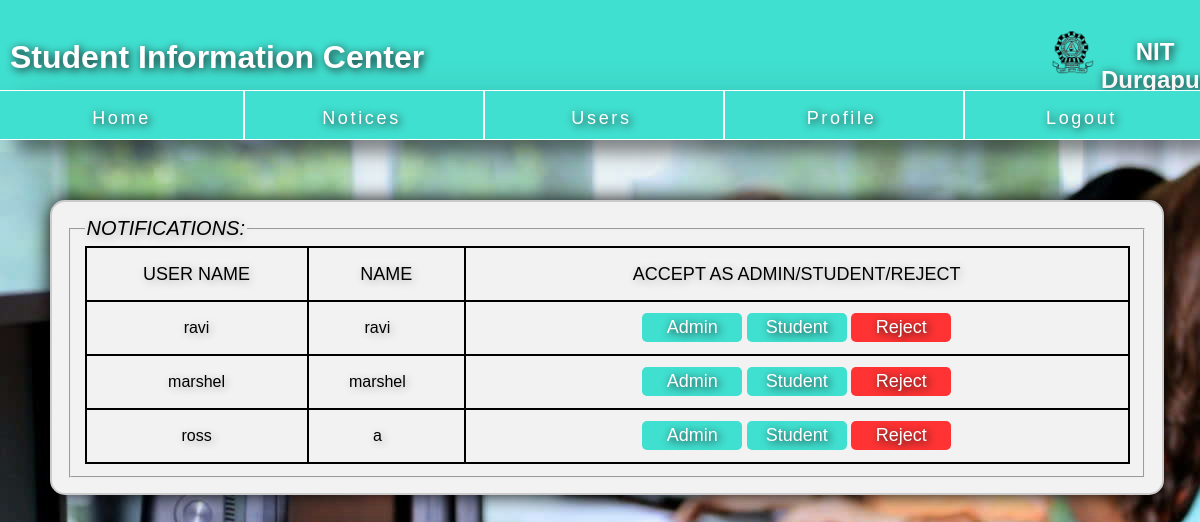
/notif.php (signed in), run on the app's committed database.
### tables this page shows
CREATE TABLE `streg_personal_data` (
  `firstname` text NOT NULL,
  `middlename` text NOT NULL,
  `lastname` text NOT NULL,
  `fathers_fname` text NOT NULL,
  `fathers_mname` text NOT NULL,
  `fathers_lname` text NOT NULL,
  `nationality` text NOT NULL,
  `email` varchar(255) NOT NULL,
  `mob_num` bigint(10) NOT NULL,
  `gender` text NOT NULL,
  `dob` date NOT NULL,
  `hobbies` text NOT NULL,
  `boardX` text NOT NULL,
  `schoolX` text NOT NULL,
  `placeX` text NOT NULL,
  `percentX` float NOT NULL,
  `yearX` int(4) NOT NULL,
  `boardXII` text NOT NULL,
  `schoolXII` text NOT NULL,
  `placeXII` text NOT NULL,
  `percentXII` float NOT NULL,
  `yearXII` int(4) NOT NULL,
  `degree` text NOT NULL,
  `dept` text NOT NULL,
  `sem` varchar(20) NOT NULL,
  `reg_no` int(11) NOT NULL,
  `roll` int(11) NOT NULL,
  `cgpa` float NOT NULL,
  `flatno` varchar(100) NOT NULL,
  `street` varchar(100) NOT NULL,
  `city` text NOT NULL,
  `state` text NOT NULL,
  `pincode` int(11) NOT NULL,
  `country` text NOT NULL,
  `flatno_perm` varchar(100) NOT NULL,
  `street_perm` varchar(100) NOT NULL,
  `city_perm` text NOT NULL,
  `state_perm` text NOT NULL,
  `pincode_perm` int(11) NOT NULL,
  `country_perm` text NOT NULL,
  `user_name` text NOT NULL,
  `pass_word` varchar(8) NOT NULL,
  `sec_q` int(11) NOT NULL,
  `sec_a` text NOT NULL,
  `role` text NOT NULL
);

### notif.php (the view, shortened to what this page needs)
<?php
   include('session.php');
    $sql=  mysqli_query($db, "select * from streg_personal_data where role='pending'");
?>
<html>
   <head>
	<link rel="stylesheet" href="style5.css" type="text/css">
</head>
<body>
		<header>
        <div id="start">
            <img src="images/nitlogo.png">
            <h2>NIT Durgapur</h2>
		      <h1>Student Information Center</h1>
        </div>
        </header>
    	<nav>
        	<ul>
            	<li><a href="welcome_admin.php"> <br>Home</a></li>
                <li><a href="notif.php"><br>Notices</a></li>
                <li><a href="user_list.php"><br>Users</a></li>
                <li><a href="showdata_admin.php"><br>Profile</a></li>
                <li><a href="logout.php"><br>Logout</a></li>
         	</ul>
    	</nav>
    	<div class="main" style="margin-top:200px;font-size:18px;">
    	<fieldset>
        <legend>NOTIFICATIONS:</legend>
        <table style="border: 1px solid black; border-collapse: collapse; text-align:center;line-height: 50px;border-spacing: 50px 20px; padding: 200px; width: 100%;">
        <tr>
        <td style="border: 2px solid black; font-size:18px;">USER NAME</td>
        <td style="border: 2px solid black;font-size:18px;">NAME</td>
        <td style="border: 2px solid black;font-size:18px;">ACCEPT AS ADMIN/STUDENT/REJECT</td>
        </tr>
    	<?php
             while($row=  mysqli_fetch_array($sql)){
         ?>
         <span id="requests">
        <tr>
            <td style="border: 2px solid black;"><?php echo $row['user_name'];?></td>
            <td style="border: 2px solid black;"><?php echo $row['firstname']; ?>&nbsp&nbsp<?php echo $row['middlename']; ?>&nbsp&nbsp<?php echo $row['lastname']; ?></td>
            <td style="border: 2px solid black;">
                <button class="button_new" type="submit" id="admin"
                onclick="location.href='update_admin.php?varname=<?php echo $row['user_name'] ?>';display();">Admin</button>
                <button class="button_new" type="submit"
                onclick="location.href='update_student.php?varname=<?php echo $row['user_name'] ?>';display();">Student</button>
                <button class="button_new" type="submit" style=" background-color:#ff3333;
                "onclick="location.href='delete.php?varname=<?php echo $row['user_name'] ?>';display();">Reject</button>
            </td>
        </tr>
        </span>
        <?php
             }
         ?>
                 </table>
         </fieldset>
        </div>
        </body>
</html>

### style5.css (style rules this page uses)
body { margin: 0px; background-color: #ffffff; height: 800px; width: 100%; background-image: url(images/college-students_.jpg); background-repeat: no-repeat; background-attachment: fixed; width: 100%; }
header img { float: right; left: 1050px; top:30px; width: 45px; height: 45px; position: absolute; }
header h1 { float:left; text-decoration: none; position: absolute; top: 18px; left: 10px; }
header h2 { float:right; position: absolute; top: 18px; left: 1100px; }
header { font-family: Arial; text-shadow: 2px 2px 8px #1a1a1a; width: 100%; height: 80px; padding: 5px; color: #ffffff; background-color: #40e0d0; clear: left; text-align: center; border-bottom: transparent; position: fixed; box-shadow: 16px 12px 16px 0 rgba(0,0,0,0.39),16px 17px 50px 0 rgba(0,0,0,0.19); }
nav { font-family: Arial; width: 100%; margin-top: 90px; height: 50px; background-color: #40e0d0; position: fixed; overflow: hidden; box-shadow: 16px 12px 16px 0 rgba(0,0,0,0.39),16px 17px 50px 0 rgba(0,0,0,0.19); }
ul { list-style-type: none; margin: 0; padding: 0; float:left; width:100%; overflow: hidden; }
li { float: left; width:20%; }
a:link, a:visited { display: block; height: 48px; min-width: 243px; font-size: 18px; color: #FFFFFF; border-right: 2px solid #ffffff; border-top: 1px solid #ffffff; border-bottom: 1px solid #ffffff; background-color: transparent; text-shadow: 2px 2px 8px #1a1a1a; text-align: center; text-decoration: none; letter-spacing: 2pt; line-height: 100%; overflow: hidden; }
.button_new { background-color: #40e0d0; border: none; font-size: 18px; color: #FFFFFF; padding: 4px; width: 100px; text-align: center; -webkit-transition-duration: 0.4s; transition-duration: 0.4s; text-decoration: none; overflow: hidden; cursor: pointer; border-radius: 5px; text-shadow:2px 2px 8px #1a1a1a; }
.main { width: 90%; margin-top: 80px; margin-left: 50px; margin-right: 230px; font-family: "Arial", Helvetica, sans-serif; font-size: 15px; text-shadow:2px 2px 8px #afafaf; border-radius: 15px; border: 2px solid #ccc; background-color: #f2f2f2; padding: 15px; float: left; box-shadow: 0 0 20px #000; }
legend { font-style: oblique; font-size: 20px; }

### data on the page
streg_personal_data: user_name "ravi", firstname "ravi"
streg_personal_data: user_name "marshel", firstname "marshel"
streg_personal_data: user_name "ross", firstname "a"
